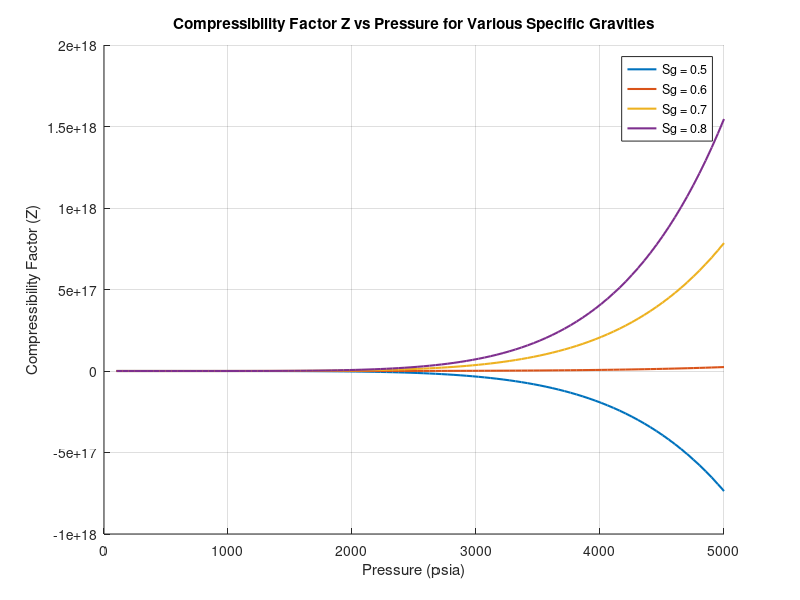

This figure's MATLAB source:
% MATLAB Code for Calculating Compressibility Factor Z

% Constants
T_F = 60; % Temperature in Fahrenheit
T = T_F + 460; % Convert to Rankine

P = linspace(100, 5000, 100); % Pressure range (psia)
Sg_vals = [0.5, 0.6, 0.7, 0.8]; % Specific gravities

% Given coefficients
A1 = 0.001946;
A2 = -0.027635;
A3 = 0.136315;
A4 = 0.23849;
A5 = 0.105168;
A6 = 3.44e8;

% Initialize storage for results
Z_results = zeros(length(Sg_vals), length(P));

% Loop through each specific gravity
for j = 1:length(Sg_vals)
    Sg = Sg_vals(j);
    
    % Calculate terms
    F1 = @(P) P .* (0.251 * Sg - 0.15) - 0.202 * Sg + 1.106;
    F2 = @(P) 1.4 * exp(-0.0054 * (T - 460));
    F3 = @(P) A1 * P.^5 + A2 * P.^4 + A3 * P.^3 + A4 * P.^2 + A5 * P;
    F4 = @(P) (0.154 - 0.152 * Sg) .* P.^(3.185 * Sg - 1) .* exp(-0.5 * P) - 0.02;
    F5 = @(P) 0.35 * (0.6 - Sg) .* exp(-1.039 * (P - 1.8).^2);
    F6 = @(P) 1 ./ (1 + ((A6 * P .* 10.^(1.7855 * Sg)) ./ (T^3.825)));
    
    % Compressibility factor Z calculation
    Z = @(P) F1(P) .* (F6(P) + F2(P) + F3(P)) + F4(P) + F5(P);
    
    % Compute Z for the current specific gravity
    Z_results(j, :) = Z(P);
end

% Plotting the results
figure;
hold on;
colors = lines(length(Sg_vals));
for j = 1:length(Sg_vals)
    plot(P, Z_results(j, :), 'LineWidth', 1.5, 'DisplayName', sprintf('Sg = %.1f', Sg_vals(j)), 'Color', colors(j, :));
end
xlabel('Pressure (psia)');
ylabel('Compressibility Factor (Z)');
title('Compressibility Factor Z vs Pressure for Various Specific Gravities');
legend('Location', 'Best');
grid on;
hold off;

